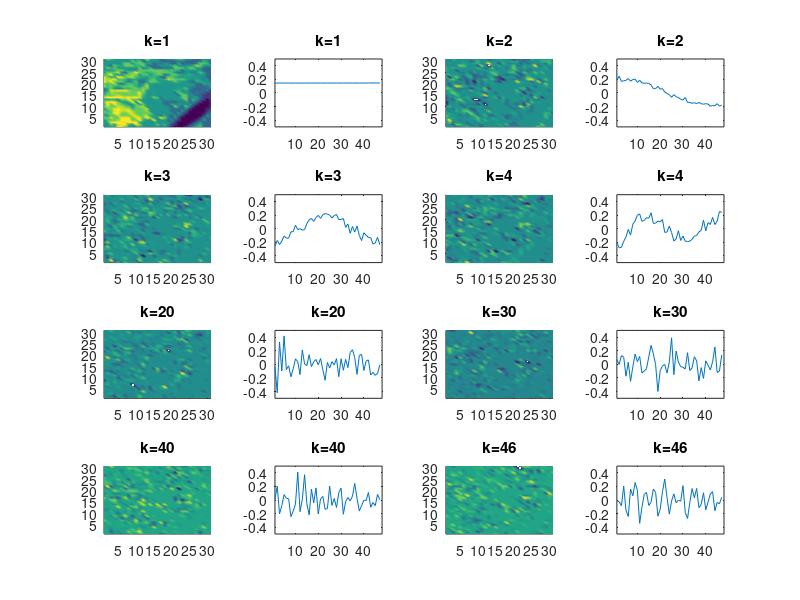
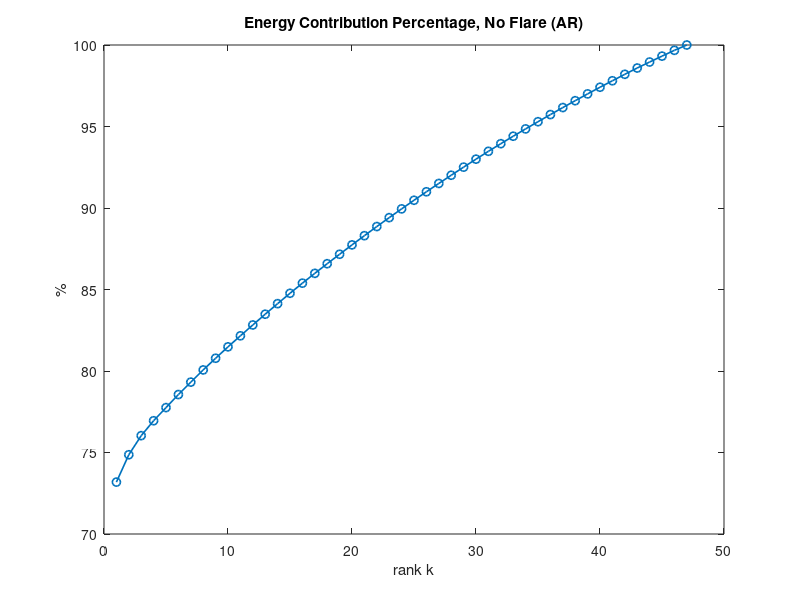
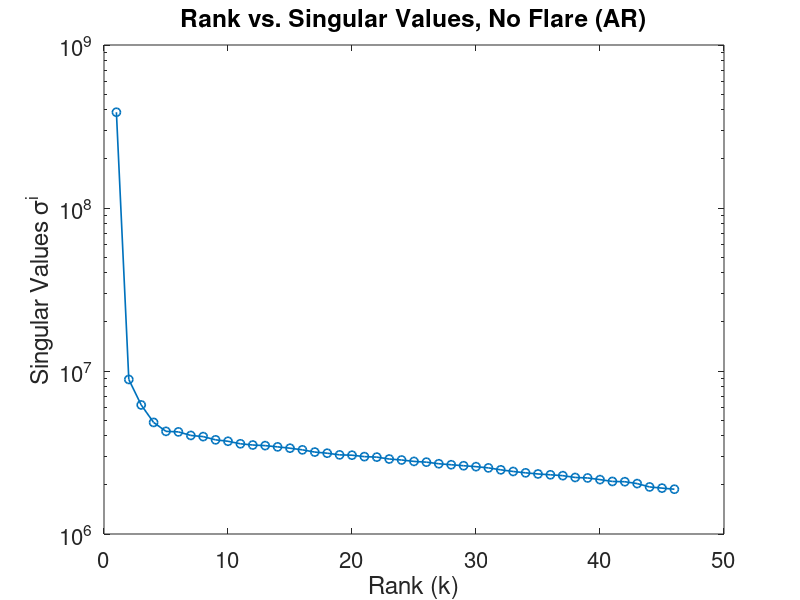
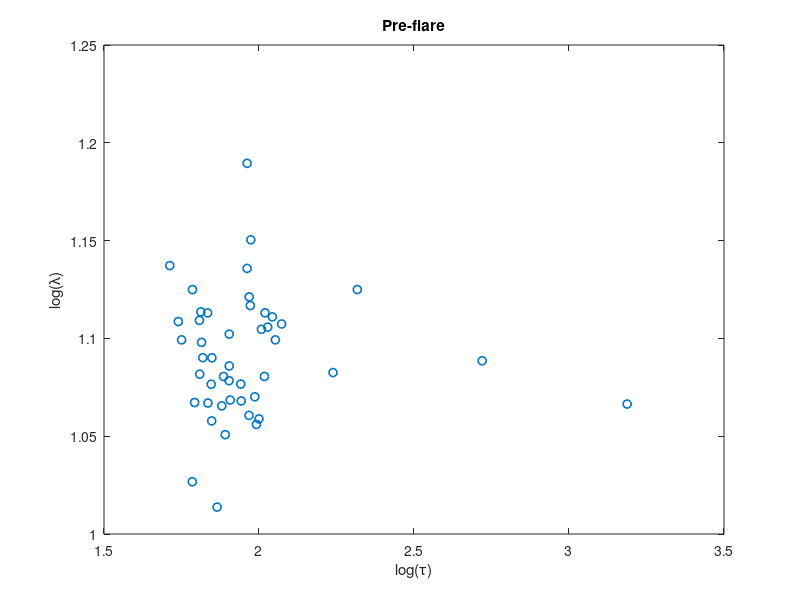

The MATLAB script that drew these images, in order:
%               Topos Cronos Pre-flare

%
% *****************************************************

% (1) Correr el script que carga las imagenes
% >> cargamap
nt=47;
load AA3.mat
% (2) Convertir las matrices A{i}'s en vectores renglon:
for i=1:nt
    GM(i,:)=reshape(AA3{i}',1,d3*d3); %GM es GranMatriz(temporal,spacial^2)
end
%**********************************************************************
%                       (3) SVD en 3-D

[U,S,V]=svd(GM);

%UT=U';
VT=V'; % Modos espaciales. Aqui estan guardados todos los modos espaciales 
% en vectores renglon (el primer vector renglon es la matriz modo1 en xy desdoblada)
MO=cell(d3*d3,1);
%MO es el cell array que guarda los modos espaciales en matrices
for i=1:d3*d3
    MN=VT(i,:);
    MO{i}=vec2mat(MN,d3); % Recupero la matriz de modos que vienen de vectores renglon
end


% (4) Matriz truncada:

%r=input('Da como maximo 5 valores de truncamiento:  ');
r=1:47;
% ************************************************************************
%                 (4)  Matrices truncadas    

% TM es cell-array que guarda las matrices aproximadas a diferentes rangos

MT=cell(length(r),1);

for k=1:length(r)
    
    MT{k,1}=zeros(nt,d3*d3);
    
    for i=1:r(k)
    
         MT{k,1} = MT{k,1} + S(i,i)*U(:,i)*VT(i,:);
             
    end
end


save TCprefl.mat MT MO U S V

% ***********************************************************************

%             (6)  Graficas de los modos

figure(1)
set(gcf, 'Color', [1,1,1]);
isee=[1 2 3 4 20 30 40 46];
%isee=[40 41 42 43 44 45 46 47];
for j=1:8
    subplot(4,4,2*j-1)
    set(gca,'fontsize',18);
    surf(-S(isee(j),isee(j))*MO{isee(j)}); shading('interp'), view(0,90)
    axis([1 d3 1 d3])
    title(['k=',num2str(isee(j))])
    subplot(4,4,2*j)
    set(gca,'fontsize',18);
    plot(1:nt,-U(1:nt,isee(j)));
    axis([1 48 -0.5 0.5])
    %xlabel('j');
    title(['k=',num2str(isee(j))])
end

SS3=zeros(nt-1,1);
Sum1=0;
Suma1=0;

for i=1:nt
    SS3(i,1)=S(i,i);
    Sum1=Sum1+S(i,i);
end

for i=1:nt
    Suma1=Suma1+S(i,i);
    PC3(i)=Suma1/Sum1;
end


figure(2)
set(gca,'fontsize',16)
set(gcf, 'Color', [1,1,1]);
plot(1:nt,PC3*100,'-o','linewidth',1.2);
title('Energy Contribution Percentage, No Flare (AR)')
xlabel('rank k');
ylabel('%')

figure(3)
semilogy(1:nt-1,SS3(1:nt-1,1),'-o','linewidth',1.2)
set(gca,'fontsize',16)
set(gcf, 'Color', [1,1,1]);
title('Rank vs. Singular Values, No Flare (AR)');
xlabel('Rank (k)');
ylabel('Singular Values \sigma^i');
%

save PFlare.mat PC3 SS3
% *********************************************************************
% **********************************************************************

%                        FOURIER
rr=1:47;
Z=zeros(length(rr),1);
Z2=zeros(length(rr),1);

for i=1:length(rr)
    uk=fft(abs(U));
    for j=2:length(uk)/2
       Z(i)= Z(i) + ((abs(uk(j,i))^2)*j);
       Z2(i)= Z2(i) + ((abs(uk(j,i))^2));
    end
    Frec(i)=Z(i)/Z2(i);
    Tau(i)=82/Frec(i);  % Escala temporal caracteristica del espectro de F.
end


% 
% %   ********************************************************************
% %                           Otra aprox Fourier

% MO{t} es donde se guardan los modos espaciales "doblados" v(x,y)
% Tomamos directamente Fourier de MO{t}(x,y)
% Fourier en 2D. Luego se calcula <kx> y <ky>

fvk=cell(length(rr),1);

for i=1:length(rr)
    fvk{i}=fft2(abs(MO{i}));
end

Sum1=zeros(length(rr),1);
Sum2=zeros(length(rr),1);

for i=1:length(rr)
    for k=2:length(fvk{1})/2
        for j=2:length(fvk{1})/2
            Sum1(i)= Sum1(i) + (abs(fvk{i}(j,k))^2)*(sqrt((j-1)*(j-1)+ ...
                (k-1)*(k-1)));
            Sum2(i) = Sum2(i) + (abs(fvk{i}(j,k))^2);
        end
    end
    KX(i)=Sum1(i)/Sum2(i);
    Lamx(i)=31/KX(i);  % Escala de longitud caracteristica del espectro de F.
end

E=[Tau',Lamx'];


figure (4)
set(gcf, 'Color', [1,1,1]);
set(gca,'fontsize',20);
%loglog(E(:,1),E(:,2),'o'); % Loglog plot of the scale length vs. time scale of the POD components
E1=log(E(2:nt,1));
E2=log(E(2:nt,2));
plot(E1,E2,'o','linewidth',1.2);
xlabel('log(\tau)')
ylabel('log(\lambda)')
title('Pre-flare')
%title('Fourier Analysis: Length scale vs. Time scale. Pre-Flare')
axis manual


% hold on 
% figure (5)
% set(gca,'fontsize',16);
% %loglog(E(2:82,1),E(2:82,2),'o'); 
% EE1=log(E(2:82,1));
% EE2=log(E(2:82,2));
% plot(EE1,EE2,'o');
% xlabel('log(\tau)')
% ylabel('log(\lambda)')
% title('Length scale (\lambda) vs. Time scale (\tau) with out first mode')
% axis manual
% hold off

